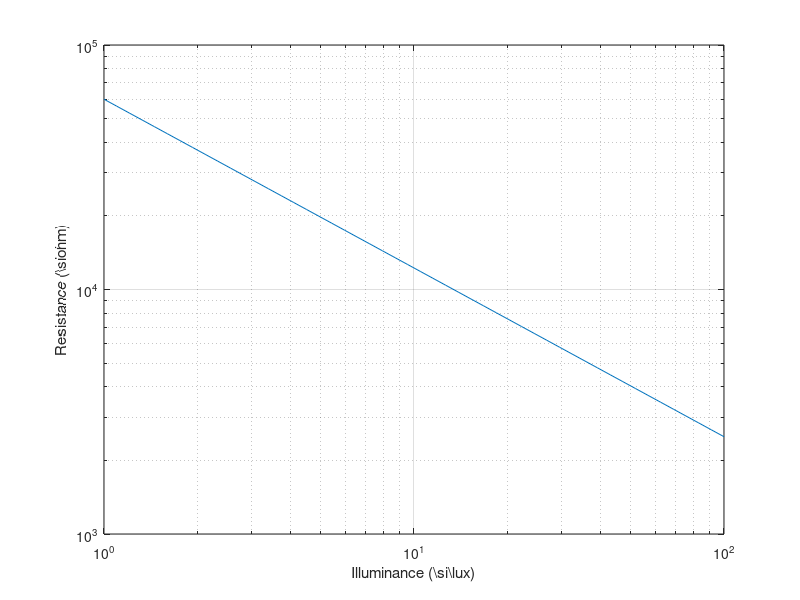

Write MATLAB code to recreate this figure.
# This is Octave

pt1 = [1, 60e3];  % lux, LDR resistance
pt2 = [100, 2.5e3];

pt1_log = log10(pt1);
pt2_log = log10(pt2);


% solve   log10(R) = a * log10(lux) + b   for a and b
ab = inv([pt1_log(1) 1; pt2_log(1) 1]) * [pt1_log(2); pt2_log(2)];

a = ab(1)
b = ab(2)

lux = logspace(pt1_log(1), pt2_log(1));

r = 10.^(a*log10(lux) + b);

#figure('visible', 'off');
loglog(lux, r)
grid on
#title('LDR Characteristic');
xlabel('Illuminance (\si{\lux})');
ylabel('Resistance (\si{\ohm})');
print('LDR_model', '-depslatex', '-mono', '-tight');
